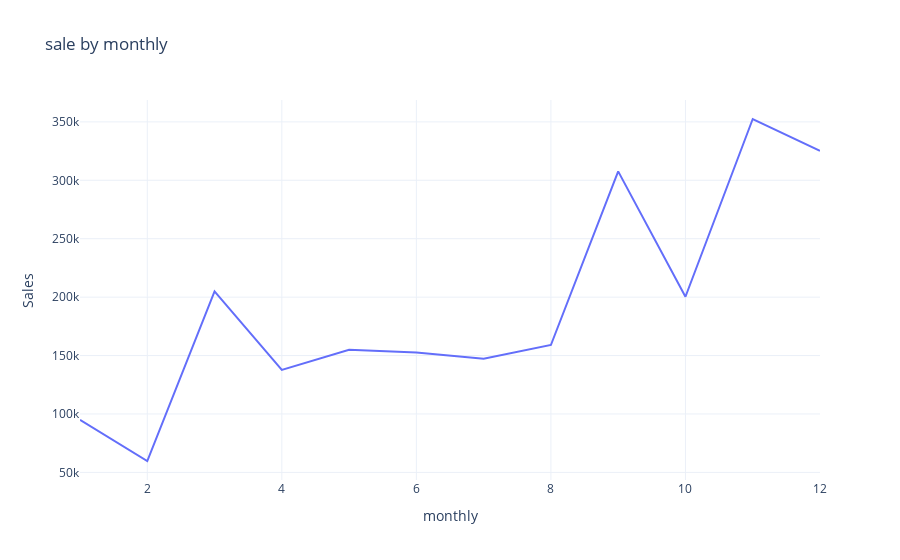

The notebook cell this image was saved under:
### Code cell
fig = px.line(sale_by_month,
              x = 'monthly',
              y = 'Sales',
              title='sale by monthly')
fig.show()

### Figure 1 — Plotly figure (JSON) as saved in the notebook; plotly's stock layout.template omitted (floating-point values rounded to 4 significant figures)
{"data": [{"hovertemplate": "monthly=%{x}<br>Sales=%{y}<extra></extra>", "legendgroup": "", "line": {"color": "#636efa", "dash": "solid"}, "marker": {"symbol": "circle"}, "mode": "lines", "name": "", "orientation": "v", "showlegend": false, "type": "scatter", "x": [1, 2, 3, 4, 5, 6, 7, 8, 9, 10, 11, 12], "xaxis": "x", "y": [94920.0, 59750.0, 205000.0, 137800.0, 155000.0, 152700.0, 147200.0, 159000.0, 307600.0, 200300.0, 352500.0, 325300.0], "yaxis": "y"}], "layout": {"autosize": true, "legend": {"tracegroupgap": 0}, "title": {"text": "sale by monthly"}, "xaxis": {"anchor": "y", "autorange": true, "domain": [0, 1], "range": [1, 12], "title": {"text": "monthly"}, "type": "linear"}, "yaxis": {"anchor": "x", "autorange": true, "domain": [0, 1], "range": [43490.0, 368700.0], "title": {"text": "Sales"}, "type": "linear"}}}
